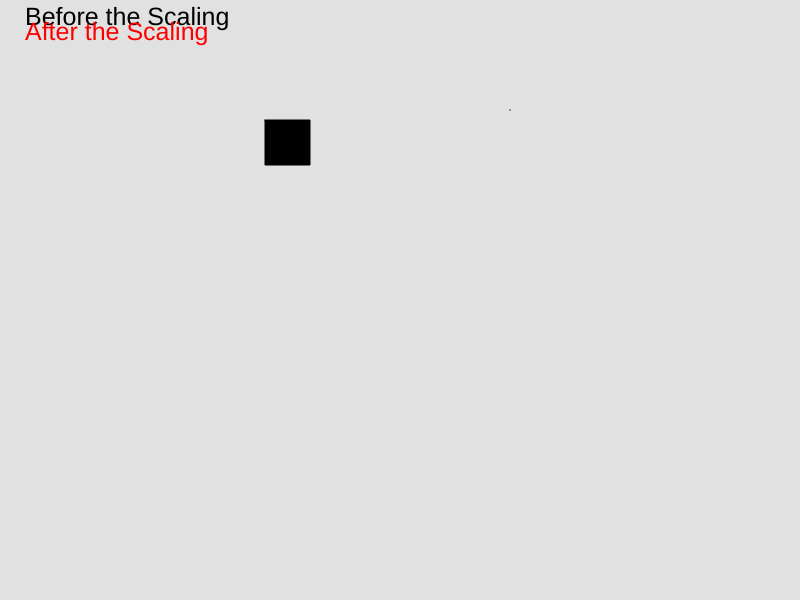
Frame 1 (no input)
Frame 60 (no input): identical to frame 1, image omitted
Frame 120 (the mouse pressed at the canvas centre since frame 60): identical to frame 1, image omitted

The p5.js sketch that drew this single still picture (run headless with seeded random() and noise() and a simulated clock; from frame 60 on, the mouse is pressed at the canvas centre):

// p5.js sketch
// ── sketch.js
let scale;

let a, b, c, d;

function setup() {
    createCanvas(screen.width, screen.height);

    scale = prompt('Enter Scaling Factor');
}

function draw() {
    background(225);
    fill('black');
    textSize(25);
    text('Before the Scaling', 25, 25);
    fill('red')
	text('After the Scaling', 25, 40);
	
    translate(255, 110);
    a = [
        [10],
        [10],
        [1]
    ];
    b = [
        [55],
        [10],
        [1]
    ];
    c = [
        [55],
        [55],
        [1]
    ];
    d = [
        [10],
        [55],
        [1]
    ];
    fill('black');
    beginShape();
    vertex(a[0], a[1]);
    vertex(b[0], b[1]);
    vertex(c[0], c[1]);
    vertex(d[0], d[1]);
    endShape(CLOSE);

    //Scaling Matrix
    scale_matrix = [
        [scale, 0, 0],
        [0, scale, 0],
        [0, 0, 1]
    ];

    aN = matrix_multi(scale_matrix, a);
    bN = matrix_multi(scale_matrix, b);
    cN = matrix_multi(scale_matrix, c);
    dN = matrix_multi(scale_matrix, d);

    translate(255, 0);
    fill('red')

    beginShape();
    vertex(aN[0], aN[1]);
    vertex(bN[0], bN[1]);
    vertex(cN[0], cN[1]);
    vertex(dN[0], dN[1])
    endShape(CLOSE);
}

function matrix_multi(a, b) {
    let aRows = a.length;
    let aCols = a[0].length;
    let bRows = b.length;
    let bCols = b[0].length;
    let res = new Array(aRows);
    if (aCols == bRows) {
        for (var i = 0; i < aRows; ++i) {
            res[i] = new Array(bCols);
            for (var j = 0; j < bCols; ++j) {
                res[i][j] = 0;
                for (var k = 0; k < aCols; ++k) {
                    res[i][j] += a[i][k] * b[k][j];
                }
            }
        }
        return res;
    }
}
